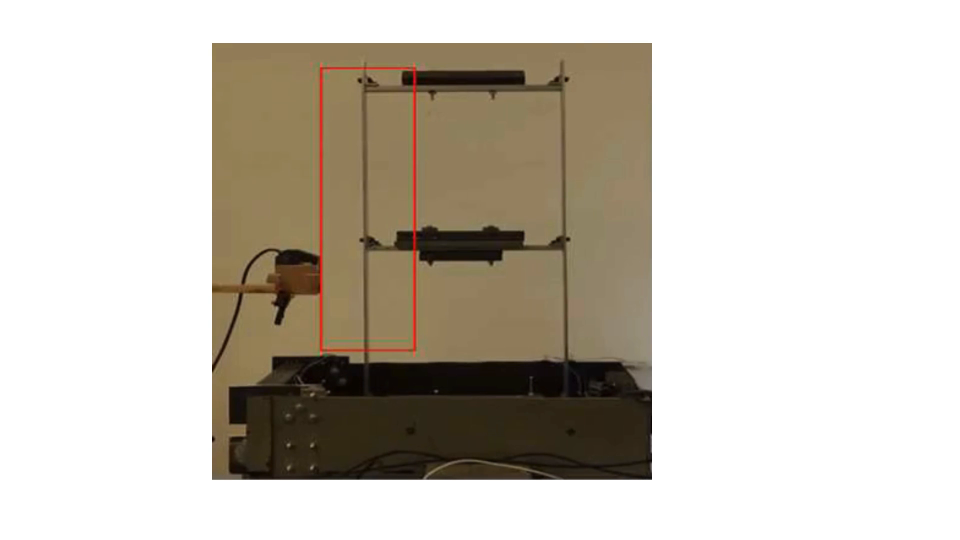
#> input picture frame 75 of Untitled design.mp4, 1920 x 1080 px (shown at 1/2 size)
$ jupyter execute --allow-errors 'optical flow two story frame.ipynb'   (shell and % lines are left out)
#> lines starting #> are read from the running program, lines starting #| are printed output that depends on the picture
[cell 1]
import cv2
import numpy as np
import matplotlib.pyplot as plt
from scipy.fft import fft

# Define global variables
selected_point = None
old_frame = None
motion_history = []
time_history = []

# Mouse callback function to select a point
def select_point(event, x, y, flags, param):
    global selected_point
    if event == cv2.EVENT_LBUTTONDOWN:
        selected_point = (x, y)


# Create a VideoCapture object to capture video from your webcam
cap = cv2.VideoCapture('Untitled design.mp4')

# Define the CLAHE (Contrast Limited Adaptive Histogram Equalization) object
clahe = cv2.createCLAHE(clipLimit=2.0, tileGridSize=(8, 8))
# Create a named window and set the mouse callback function
cv2.namedWindow('Optical Flow')
cv2.setMouseCallback('Optical Flow', select_point)

# Lucas-Kanade optical flow parameters
lk_params = dict(
    winSize=(15, 30),
    maxLevel=10,
    criteria=(cv2.TERM_CRITERIA_EPS | cv2.TERM_CRITERIA_COUNT, 10, 0.02),
)

# Get the frame rate (frames per second) and total number of frames in the video
frame_rate = int(cap.get(cv2.CAP_PROP_FPS))
total_frames = int(cap.get(cv2.CAP_PROP_FRAME_COUNT))
z = 0

while True:
    ret, frame = cap.read()
#> frame is the input picture: shape (1080, 1920, 3); mean B, G, R 186.1, 196.2, 202.6
    if not ret:
        break

    # Convert the frame to grayscale
    gray = cv2.cvtColor(frame, cv2.COLOR_BGR2GRAY)
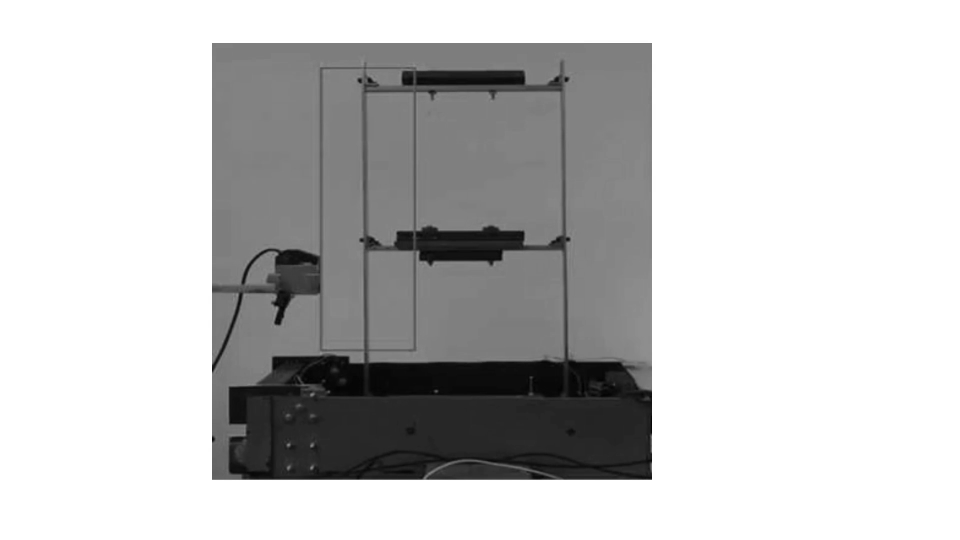
#> gray: shape (1080, 1920) (shown at 1/2 size); min 1, max 255, mean 197
    # Apply CLAHE to the grayscale frame
    gray = clahe.apply(gray)
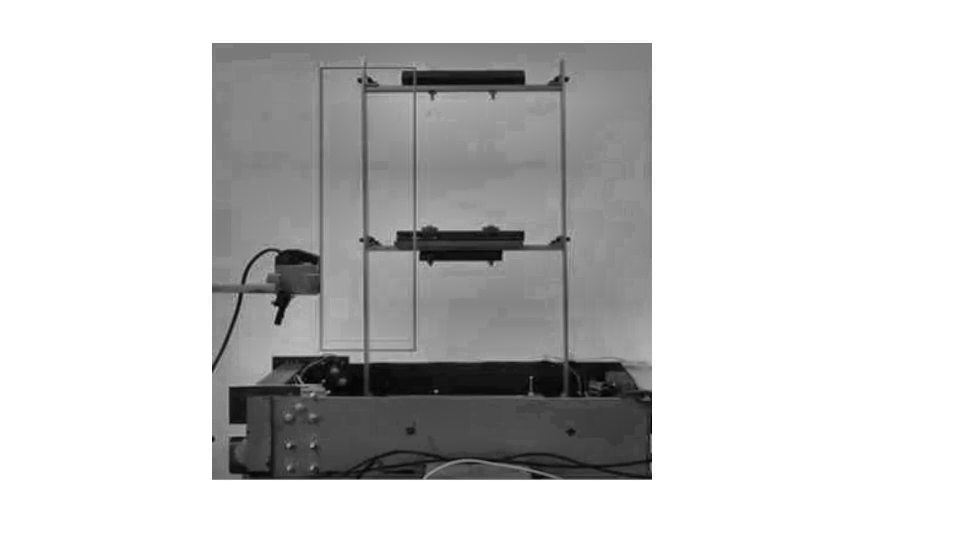
#> gray: shape (1080, 1920) (shown at 1/2 size); min 1, max 255, mean 203.4
    gray = cv2.GaussianBlur(gray,(5,5), 1)
    if selected_point is not None:
        # Calculate optical flow
        p1, st, err = cv2.calcOpticalFlowPyrLK(
            old_frame, gray, np.array([selected_point], dtype=np.float32), None, **lk_params
        )

        if st[0][0] == 1:
            # Draw the point and the motion vector
            x, y = selected_point
            x_new, y_new = p1[0].astype(int)

            cv2.circle(gray, (x_new, y_new), 5, (0, 255, 0), -1)
            cv2.circle(gray, (x, y), 5, (0, 0, 225), -1)
            #cv2.line(frame, (x, y), (x_new, y_new), (0, 0, 255), 2)

            # Calculate displacement from the initial position
            displacement = (x_new, y_new)

            # Append the displacement to the motion_history
            motion_history.append(displacement)
            time_history.append(z / frame_rate)

    cv2.imshow('Optical Flow', gray)
    old_frame = gray

    key = cv2.waitKey(1) & 0xFF
#> (key Esc is pressed here)
    if key == 27:  # Press 'Esc' to exit
        break

    z = z + 1

# Release the VideoCapture and close all windows
cap.release()
cv2.destroyAllWindows()

# Convert motion history to a numpy array
motion_history = np.array(motion_history)

# Subtract the initial position from all coordinates in motion history
#> (the rest of this cell did not finish here and is left out)

$ run again, starting later in the video
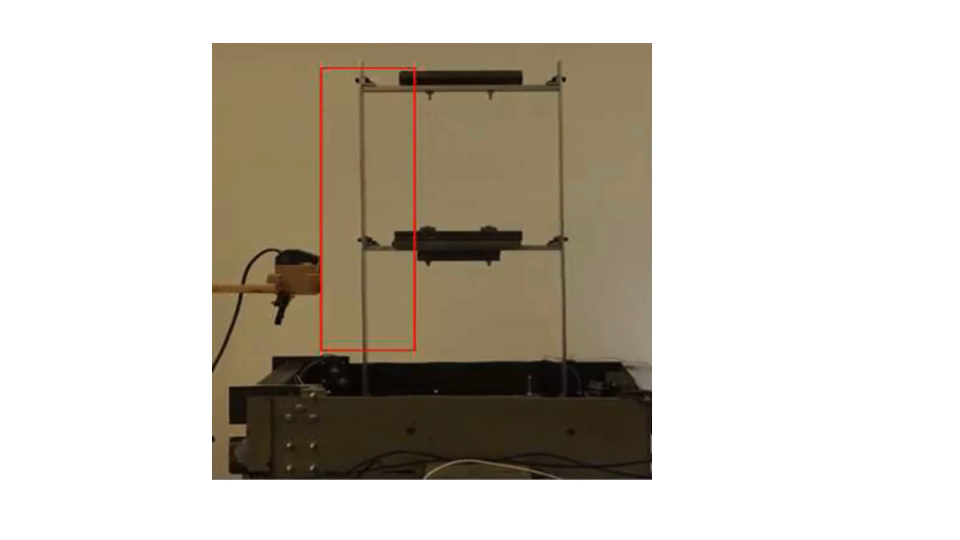
#> input picture frame 338 of Untitled design.mp4, 1920 x 1080 px (shown at 1/2 size)
#> frame is the input picture: shape (1080, 1920, 3); mean B, G, R 186.1, 196.3, 202.6
#> `gray = cv2.cvtColor(frame, cv2.COLOR_BGR2GRAY)`:
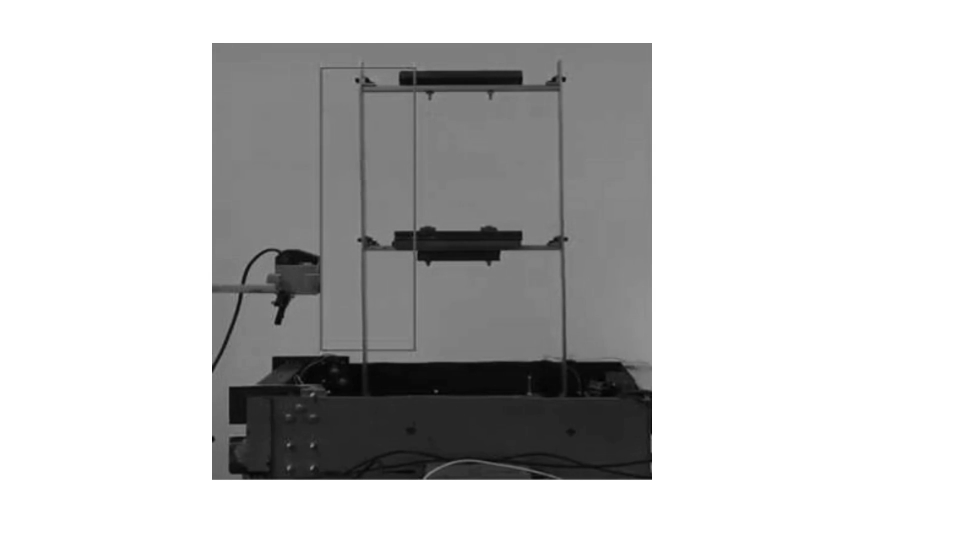
#> gray: shape (1080, 1920) (shown at 1/2 size); min 0, max 255, mean 197
#> `gray = clahe.apply(gray)`:
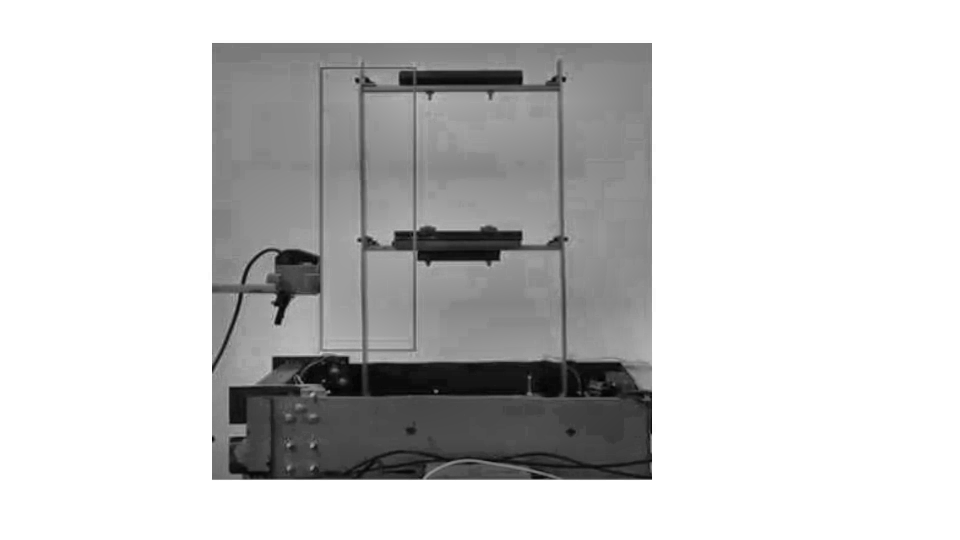
#> gray: shape (1080, 1920) (shown at 1/2 size); min 1, max 255, mean 203.5

$ run again, starting later in the video
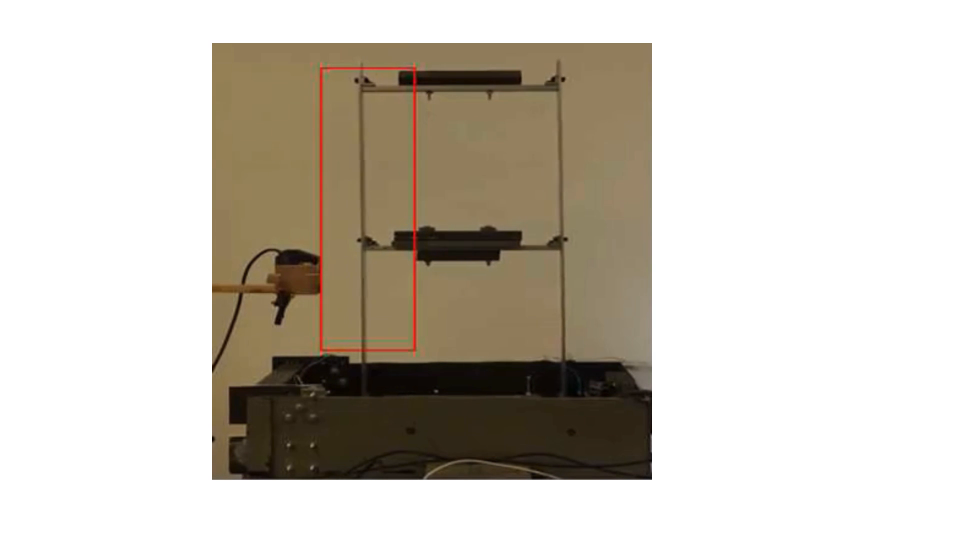
#> input picture frame 601 of Untitled design.mp4, 1920 x 1080 px (shown at 1/2 size)
#> frame is the input picture: shape (1080, 1920, 3); mean B, G, R 186.1, 196.3, 202.7
#> `gray = cv2.cvtColor(frame, cv2.COLOR_BGR2GRAY)`:
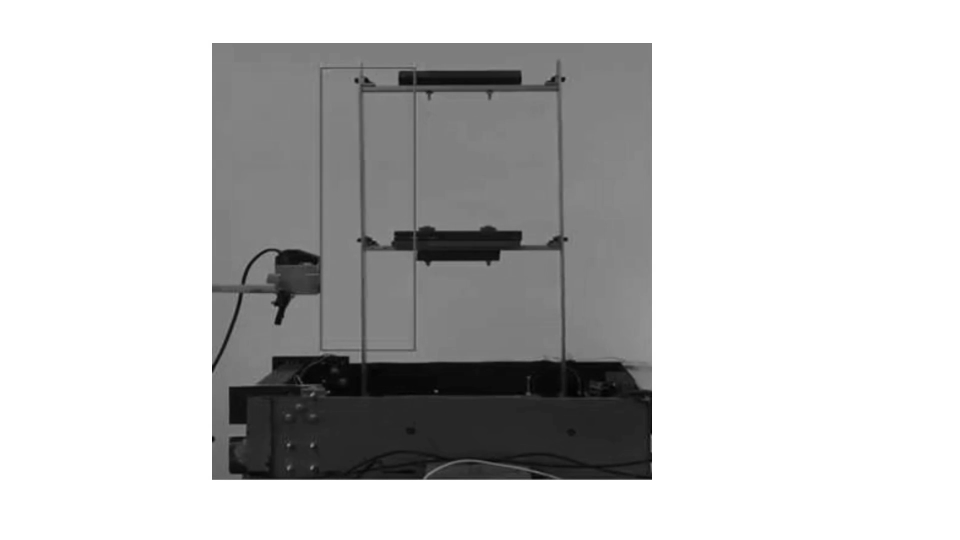
#> gray: shape (1080, 1920) (shown at 1/2 size); min 1, max 255, mean 197
#> `gray = clahe.apply(gray)`:
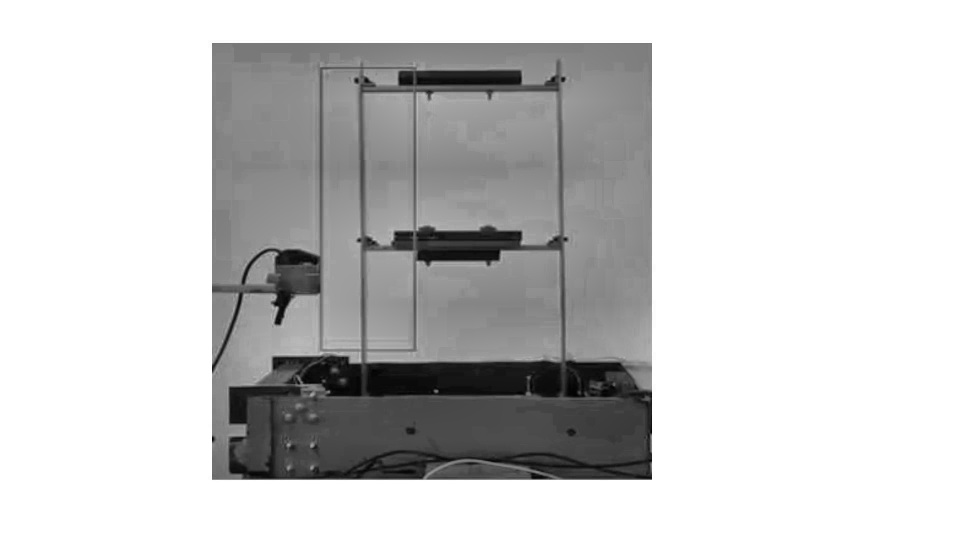
#> gray: shape (1080, 1920) (shown at 1/2 size); min 1, max 255, mean 203.4
